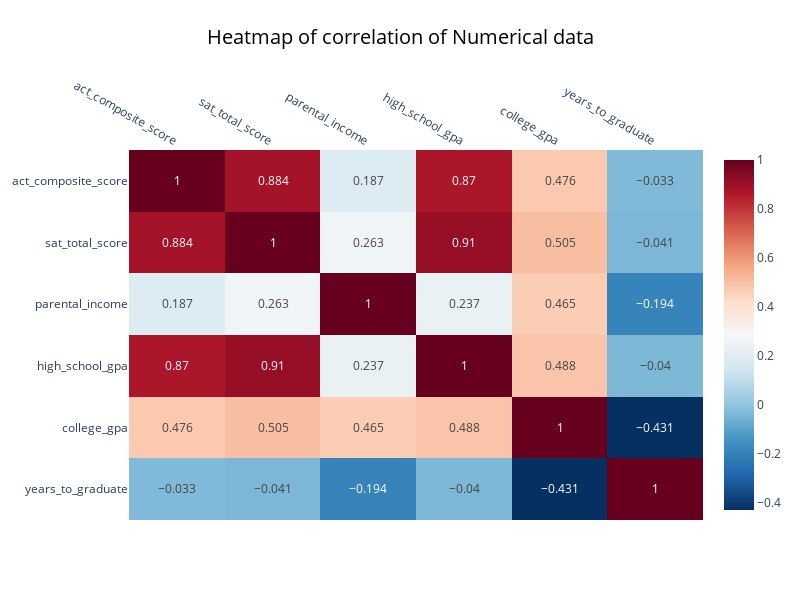

Notebook source saved alongside this figure:
### Code cell
fig = px.imshow(
    corr.round(3), 
    color_continuous_scale='RdBu_r',
    aspect="auto",
    text_auto=True,
    # title="Heatmap of correlation of Numerical data<br><br>",
    width=800, height=600
)
# Updating the layout of the figure
fig.update_layout(barmode='group',
                  title=dict(
                      text="Heatmap of correlation of Numerical data",
                      x=0.5,
                      y=0.95,
                      xanchor='center',
                      yanchor='top',
                      font=dict(
                          size=20,
                          color='#000000'
                      )
                  ))
fig.update_layout(margin=dict(t=150))
fig.update_xaxes(side="top")
fig.show()

### Figure 1 — Plotly figure (JSON) as saved in the notebook; plotly's stock layout.template omitted (floating-point values rounded to 4 significant figures)
{"data": [{"coloraxis": "coloraxis", "hovertemplate": "x: %{x}<br>y: %{y}<br>color: %{z}<extra></extra>", "name": "0", "texttemplate": "%{z}", "type": "heatmap", "x": ["act_composite_score", "sat_total_score", "parental_income", "high_school_gpa", "college_gpa", "years_to_graduate"], "xaxis": "x", "y": ["act_composite_score", "sat_total_score", "parental_income", "high_school_gpa", "college_gpa", "years_to_graduate"], "yaxis": "y", "z": [[1, 0.884, 0.187, 0.87, 0.476, -0.033], [0.884, 1, 0.263, 0.91, 0.505, -0.041], [0.187, 0.263, 1, 0.237, 0.465, -0.194], [0.87, 0.91, 0.237, 1, 0.488, -0.04], [0.476, 0.505, 0.465, 0.488, 1, -0.431], [-0.033, -0.041, -0.194, -0.04, -0.431, 1]]}], "layout": {"barmode": "group", "coloraxis": {"colorscale": [[0, "rgb(5,48,97)"], [0.1, "rgb(33,102,172)"], [0.2, "rgb(67,147,195)"], [0.3, "rgb(146,197,222)"], [0.4, "rgb(209,229,240)"], [0.5, "rgb(247,247,247)"], [0.6, "rgb(253,219,199)"], [0.7, "rgb(244,165,130)"], [0.8, "rgb(214,96,77)"], [0.9, "rgb(178,24,43)"], [1, "rgb(103,0,31)"]]}, "height": 600, "margin": {"t": 150}, "title": {"font": {"color": "#000000", "size": 20}, "text": "Heatmap of correlation of Numerical data", "x": 0.5, "xanchor": "center", "y": 0.95, "yanchor": "top"}, "width": 800, "xaxis": {"anchor": "y", "domain": [0, 1], "side": "top"}, "yaxis": {"anchor": "x", "autorange": "reversed", "domain": [0, 1]}}}
